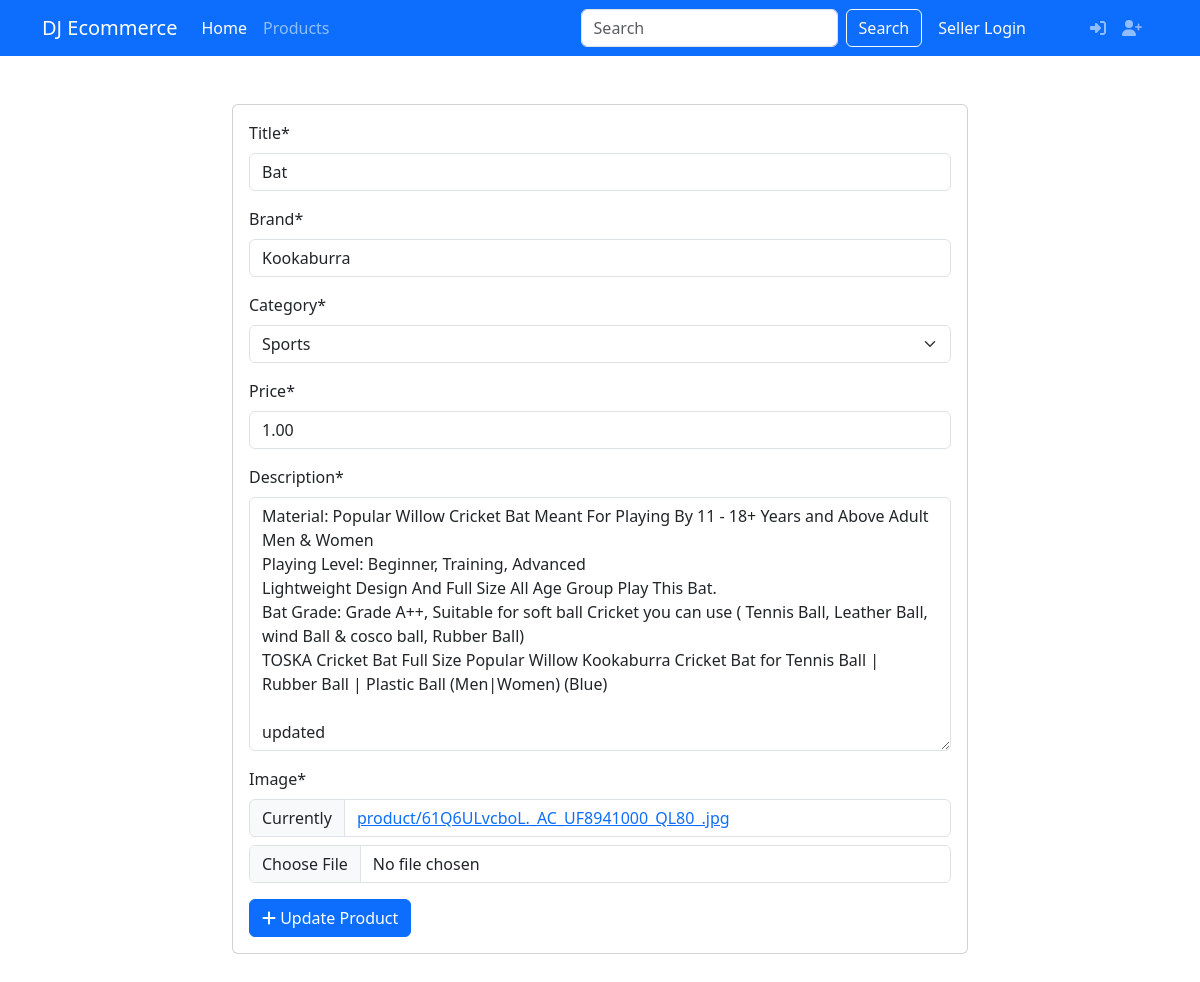
The app's page /product/edit/bat with its own data.
### products/models.py (models this page shows)
class Product(models.Model):
    title = models.CharField(max_length = 255)                  #title of product
    brand = models.CharField(max_length = 225,default="N/A")                #brand name of the product
    category = models.ForeignKey(Category, on_delete=models.DO_NOTHING)     #category,which the product belong to
    price = models.DecimalField(max_digits=10,decimal_places=2)             #price
    seller = models.ForeignKey(User, on_delete=models.CASCADE)          #if the seller is deleted,the product will also be deleted(CASCADE) i.e. the child(product) be deleted
    description = models.TextField()
    image = models.ImageField(upload_to='product/')
    slug = models.SlugField(max_length = 255,unique=True)
    created_at = models.DateTimeField(auto_now_add=True)
    updated_at = models.DateTimeField(auto_now=True)

### products/views.py (the view, shortened to what this page needs)
# urls.py: path('product/edit/<slug:slug>', product_edit, name='product_edit'),
def product_edit(request, slug):
    product = get_object_or_404(Product,slug=slug)
    form = ProductForm(instance=product)
    return render(
        request,'products/edit.html',
        context={'form': form}
        )

### products/forms.py
class ProductForm(forms.ModelForm):
    class Meta:
        model = Product
        fields=['title','brand','category','price','description','image']

### products/models.py (called while the page is built)
    def __str__(self):                                                   #????
        return self.name

### templates/products/edit.html (shortened to what this page needs)
{% extends 'layout/base.html' %}
{% load static %}
{% load crispy_forms_tags %}
{% block content %}
<div class="container py-5">
    <div class="row">
        <div class="col-md-8 mx-auto">
            <form method="post" class="card" enctype="multipart/form-data">
                <div class="card-body">
                    {{ form|crispy }}
                    <button class="btn btn-primary">
                        <i class="fas fa-plus"></i> Update Product
                    </button>
                </div>
            </form>
        </div>
    </div>
</div>
{% endblock content %}

### records on screen
Product: title "Bat", brand "Kookaburra", category "Sports", price "1.00", description "Material: Popular Willow Cricket Bat Meant For Playing By 11 - 18+ Years and Above Adult Men & Women Playing Level: Beginner, Training, Advanced Lightweight Design And Full Size All Age Group Play This Bat. Bat Grade: Grade A++, Suitable for soft ball Cricket you can use ( Tennis Ball, Leather Ball, wind Ball & cosco ball, Rubber Ball) TOSKA Cricket Bat Full Size Popular Willow Kookaburra Cricket Bat for Tennis Ball | Rubber Ball | Plastic Ball (Men|Women) (Blue) updated"
